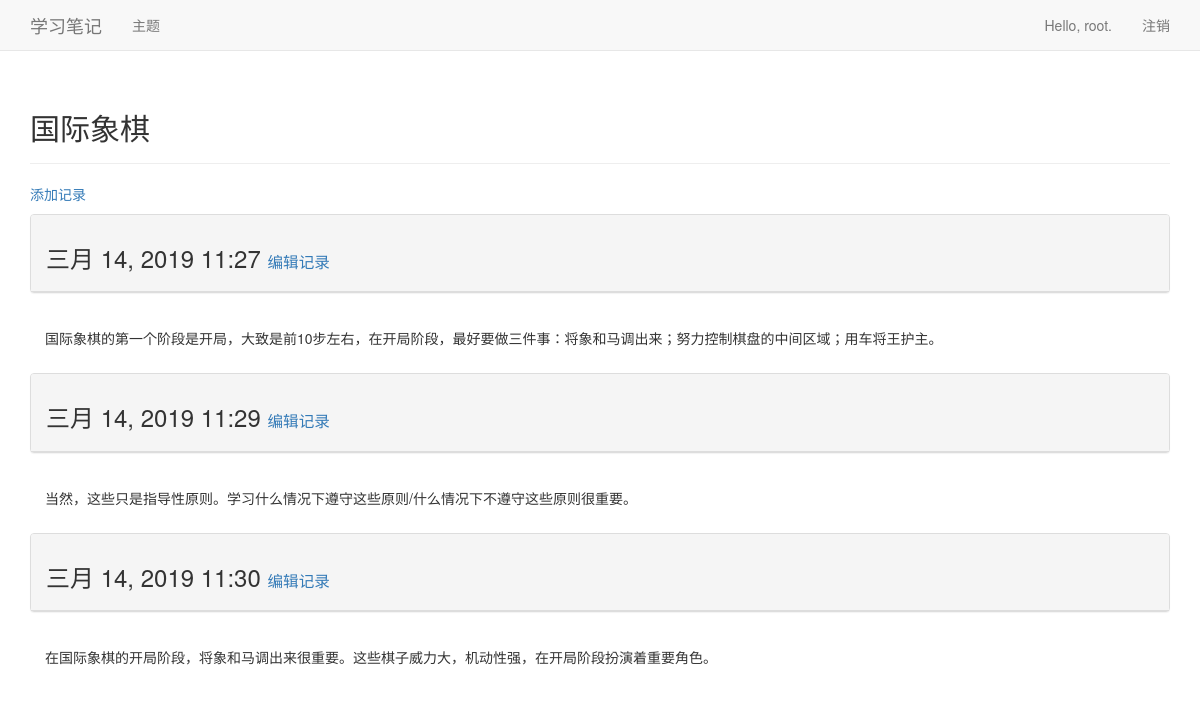
The page /topics/1/ (signed in) on the database its author committed.
### learning_logs/models.py (models this page shows, shortened)
class Topic(models.Model):
    text = models.CharField(max_length=200)
    date_added = models.DateTimeField(auto_now_add=True)
    owner = models.ForeignKey(User)
    def __str__(self):
        return self.text

class Entry(models.Model):
    topic = models.ForeignKey(Topic)
    text = models.TextField()
    date_added = models.DateTimeField(auto_now_add=True)
    class Meta:
        verbose_name_plural = 'entries'

### learning_logs/views.py (the view)
# urls.py: url(r'^topics/(?P<topic_id>\d+)/$', views.topic, name='topic'),
@login_required
def topic(request, topic_id):
    topic = Topic.objects.get(id=topic_id)
    if topic.owner != request.user:
        raise Http404
    entries = topic.entry_set.order_by('date_added')
    return render(request, 'learning_logs/topic.html', {'topic': topic, 'entries': entries})

### learning_logs/templates/learning_logs/topic.html (shortened to what this page needs)
{% extends 'base.html' %}
{% load bootstrap3 %}
{% block header %}
    <h2>
        {{ topic }}
    </h2>
{% endblock %}
{% block content %}
    <p>
        <a href="{% url 'learning_logs:new_entry' topic.id %}">添加记录</a>
    </p>
    {% for entry in entries %}
        <div class="panel panel-default">
            <div class="panel-heading">
                <h3>
                    {{ entry.date_added|date:'M d, Y H:i' }}
                    <small>
                        <a href="{% url 'learning_logs:edit_entry' entry.id %}">编辑记录</a>
                    </small>
                </h3>
            </div>
        </div>
        <div class="panel-body">
            {{ entry.text|linebreaks }}
        </div>
    {% empty %}
        目前还没有关于这个主题的任何学习记录
    {% endfor %}
{% endblock %}

### learning_logs/templates/base.html (shortened to what this page needs)
<!DOCTYPE html>
{% load bootstrap3 %}
<html lang="en">
<head>
    {% bootstrap_css %}
</head>
<body>
<nav class="navbar navbar-default navbar-static-top">
    <div class="container">
        <div class="navbar-header">
            <a class="navbar-brand" href="{% url 'learning_logs:index' %}">
                学习笔记
            </a>
        </div>
        <div id="navbar", class="navbar-collapse collapse">
            <ul class="nav navbar-nav">
                <li>
                    <a href="{% url 'learning_logs:topics' %}">主题</a>
                </li>
            </ul>
            <ul class="nav navbar-nav navbar-right">
                {% if user.is_authenticated %}
                    <li>
                        <a>Hello, {{ user.username }}.</a>
                    </li>
                    <li>
                        <a href="{% url 'users:logout' %}">注销</a>
                    </li>
                {% endif %}
            </ul>
        </div>
    </div>
</nav>
    <div class="container">
        <div class="page-header">
            {% block header %}
            {% endblock %}
        </div>
        <div>
            {% block content %}
            {% endblock %}
        </div>
    </div>
</body>
</html>

### rows shown on the page
Topic: text "国际象棋"
Entry: date_added "三月 14, 2019 11:27", text "国际象棋的第一个阶段是开局，大致是前10步左右，在开局阶段，最好要做三件事：将象和马调出来；努力控制棋盘的中间区域；用车将王护主。"
Entry: date_added "三月 14, 2019 11:29", text "当然，这些只是指导性原则。学习什么情况下遵守这些原则/什么情况下不遵守这些原则很重要。"
Entry: date_added "三月 14, 2019 11:30", text "在国际象棋的开局阶段，将象和马调出来很重要。这些棋子威力大，机动性强，在开局阶段扮演着重要角色。"

### other values the page prints
{{ user.username }} "root"
